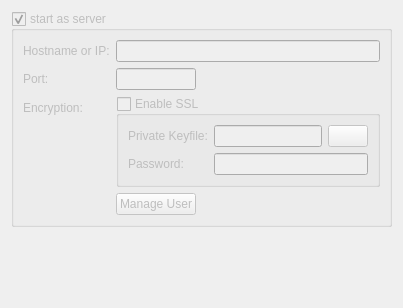
     <widget class="QWidget" name="tab_6">
      <attribute name="icon">
       <iconset resource="../../resources.qrc">
        <normaloff>:/icons/resources/server.png</normaloff>:/icons/resources/server.png</iconset>
      </attribute>
      <attribute name="title">
       <string>Server</string>
      </attribute>
      <layout class="QVBoxLayout" name="verticalLayout_15">
       <item>
        <widget class="QGroupBox" name="serverEnable">
         <property name="enabled">
          <bool>false</bool>
         </property>
         <property name="title">
          <string>start as server</string>
         </property>
         <property name="flat">
          <bool>false</bool>
         </property>
         <property name="checkable">
          <bool>true</bool>
         </property>
         <property name="checked">
          <bool>true</bool>
         </property>
         <layout class="QVBoxLayout" name="verticalLayout_14">
          <item>
           <layout class="QFormLayout" name="formLayout">
            <property name="fieldGrowthPolicy">
             <enum>QFormLayout::AllNonFixedFieldsGrow</enum>
            </property>
            <item row="0" column="0">
             <widget class="QLabel" name="label_3">
              <property name="text">
               <string>Hostname or IP:</string>
              </property>
             </widget>
            </item>
            <item row="0" column="1">
             <widget class="QLineEdit" name="serverHostname"/>
            </item>
            <item row="1" column="0">
             <widget class="QLabel" name="label_25">
              <property name="text">
               <string>Port:</string>
              </property>
             </widget>
            </item>
            <item row="1" column="1">
             <widget class="QLineEdit" name="serverPort">
              <property name="maximumSize">
               <size>
                <width>80</width>
                <height>16777215</height>
               </size>
              </property>
              <property name="inputMask">
               <string>00009; </string>
              </property>
             </widget>
            </item>
            <item row="2" column="0">
             <widget class="QLabel" name="label_26">
              <property name="text">
               <string>Encryption:</string>
              </property>
             </widget>
            </item>
            <item row="2" column="1">
             <widget class="QGroupBox" name="serverEnableSSL">
              <property name="title">
               <string>Enable SSL</string>
              </property>
              <property name="checkable">
               <bool>true</bool>
              </property>
              <property name="checked">
               <bool>false</bool>
              </property>
              <layout class="QVBoxLayout" name="verticalLayout_10">
               <item>
                <layout class="QFormLayout" name="formLayout_2">
                 <item row="0" column="0">
                  <widget class="QLabel" name="label_27">
                   <property name="text">
                    <string>Private Keyfile:</string>
                   </property>
                  </widget>
                 </item>
                 <item row="1" column="0">
                  <widget class="QLabel" name="label_28">
                   <property name="text">
                    <string>Password:</string>
                   </property>
                  </widget>
                 </item>
                 <item row="0" column="1">
                  <layout class="QHBoxLayout" name="horizontalLayout_15">
                   <item>
                    <widget class="QLineEdit" name="serverKeyfile"/>
                   </item>
                   <item>
                    <widget class="QPushButton" name="buttonSelectServerKeyfile">
                     <property name="text">
                      <string/>
                     </property>
                     <property name="icon">
                      <iconset resource="../../resources.qrc">
                       <normaloff>:/icons/resources/folder-open-16.png</normaloff>:/icons/resources/folder-open-16.png</iconset>
                     </property>
                     <property name="iconSize">
                      <size>
                       <width>16</width>
                       <height>16</height>
                      </size>
                     </property>
                    </widget>
                   </item>
                  </layout>
                 </item>
                 <item row="1" column="1">
                  <widget class="QLineEdit" name="serverKeyPassword">
                   <property name="echoMode">
                    <enum>QLineEdit::Password</enum>
                   </property>
                  </widget>
                 </item>
                </layout>
               </item>
              </layout>
             </widget>
            </item>
            <item row="3" column="1">
             <layout class="QHBoxLayout" name="horizontalLayout_16">
              <item>
               <widget class="QPushButton" name="buttonManageUser">
                <property name="text">
                 <string>Manage User</string>
                </property>
                <property name="icon">
                 <iconset resource="../../resources.qrc">
                  <normaloff>:/icons/resources/user.png</normaloff>:/icons/resources/user.png</iconset>
                </property>
                <property name="iconSize">
                 <size>
                  <width>16</width>
                  <height>16</height>
                 </size>
                </property>
               </widget>
              </item>
              <item>
               <spacer name="horizontalSpacer_12">
                <property name="orientation">
                 <enum>Qt::Horizontal</enum>
                </property>
                <property name="sizeHint" stdset="0">
                 <size>
                  <width>40</width>
                  <height>20</height>
                 </size>
                </property>
               </spacer>
              </item>
             </layout>
            </item>
           </layout>
          </item>
         </layout>
        </widget>
       </item>
       <item>
        <spacer name="verticalSpacer_7">
         <property name="orientation">
          <enum>Qt::Vertical</enum>
         </property>
         <property name="sizeHint" stdset="0">
          <size>
           <width>20</width>
           <height>70</height>
          </size>
         </property>
        </spacer>
       </item>
      </layout>
     </widget>
